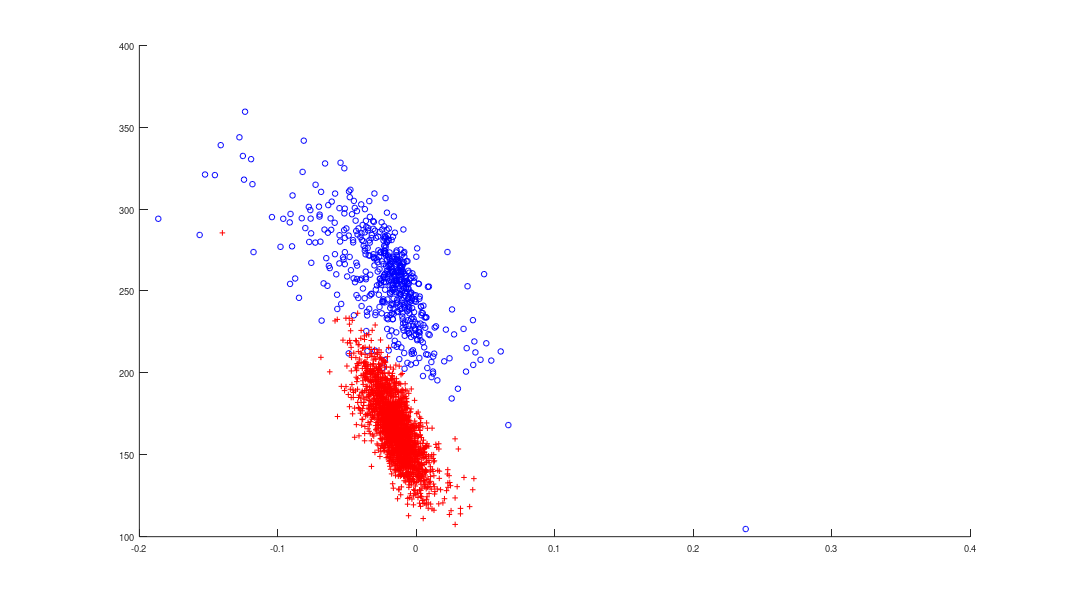
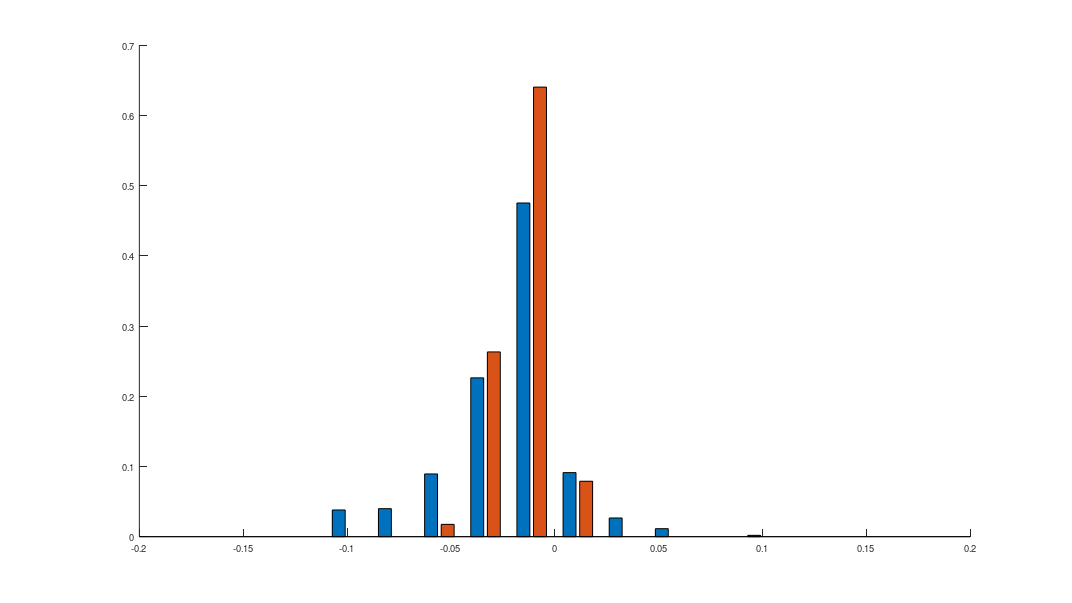
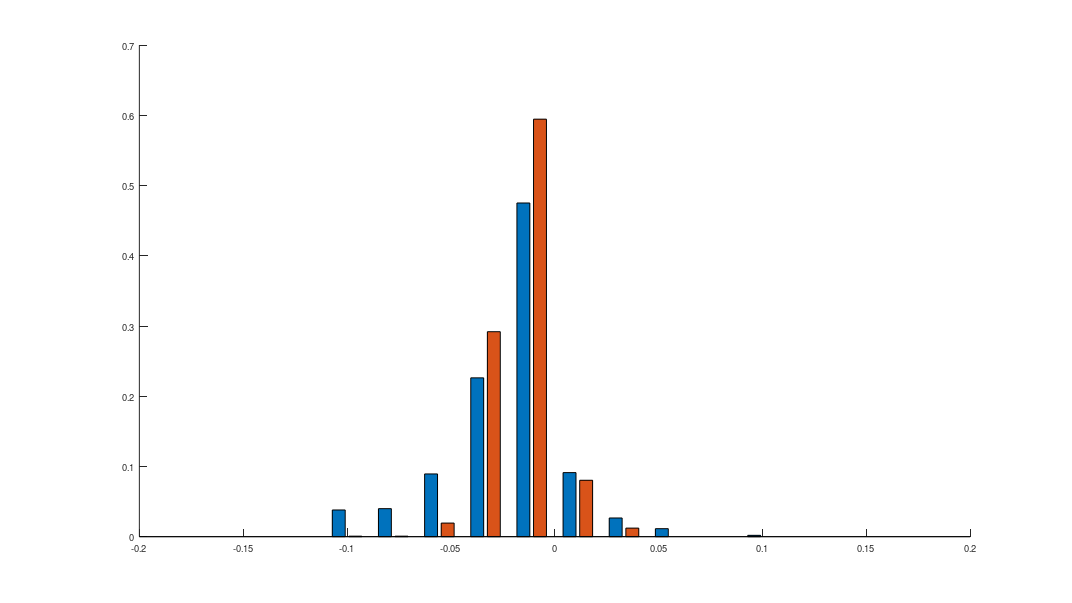
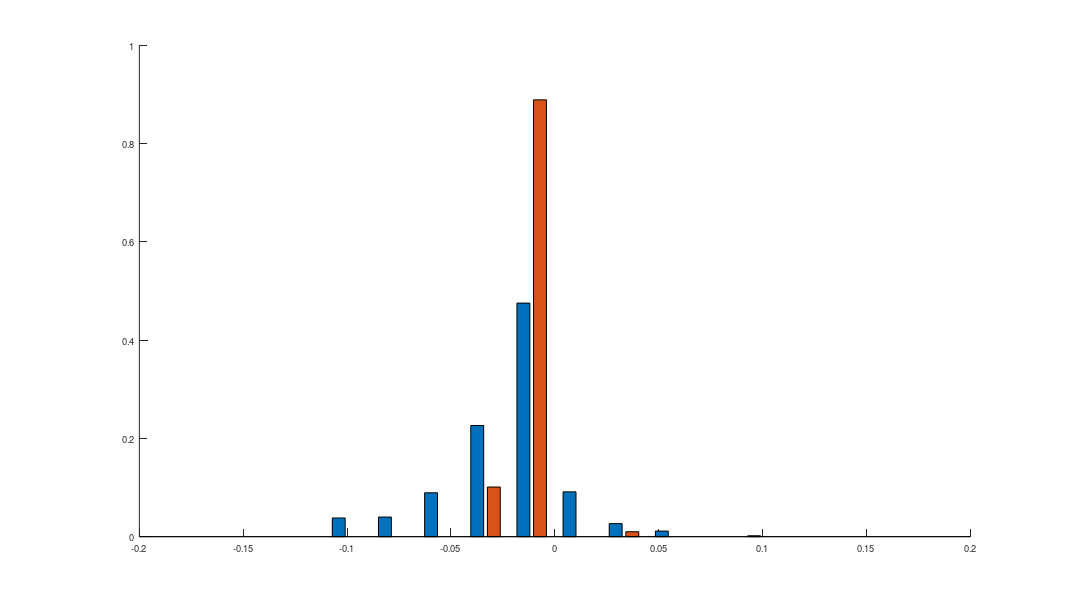

Here is the MATLAB script that generated these plots, in order:
x=linspace(-0.1,0.1,10);

papersize=[16 9];
h=figure('PaperSize',papersize,'PaperPosition',[0 0 papersize],'NextPlot','add','visible','off');
figure(h);
hold on;

input=fopen('p-statements.txt','r');
data=fscanf(input,'%f',[2 inf]);
fclose(input);
y=data(1,:)/10;
y1=hist(y,x)/length(y);

len=size(data);
len=len(2);
for i=1:len
	plot(data(1,i)/10,data(2,i),'bo');
end

input=fopen('p-questions.txt','r');
data=fscanf(input,'%f',[3 inf]);
fclose(input);

len=size(data);
len=len(2);
for i=1:len
	plot(data(1,i),data(2,i),'r+');
end

saveas(h,'stat','png');
close(h);

for i=1:7

	papersize=[16 9];
	h=figure('PaperSize',papersize,'PaperPosition',[0 0 papersize],'NextPlot','add','visible','off');
	figure(h);
	hold on;

	data2=data(:,data(3,:)==i);
	y=data2(1,:);
	y2=hist(y,x)/length(y);
	yy=[y1;y2]';
	bar(x,yy);

	saveas(h,['stat-type' i+'0'],'png');
	close(h);
end

